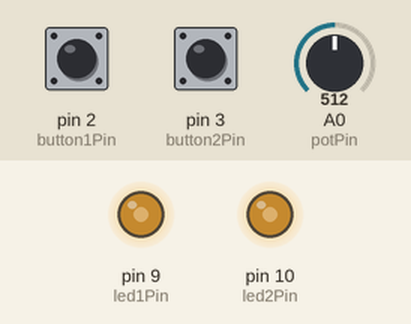
Simulated run of this sketch. Board: Arduino Uno, built with avr-gcc and run on an emulated ATmega328P. On the bench: output pins drawn as LEDs (lit = HIGH). Dashed ring = blinking. Inputs (shaded band) come from the test bench; at power-on: pin 2 (button1Pin) HIGH, pin 3 (button2Pin) HIGH, A0 (potPin) = 512.

Above: at 1.2 s.
1.3 s: pin 2 (button1Pin) pulled LOW for 0.15 s
At 1.8 s:
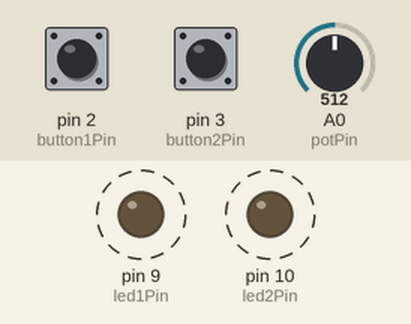
4.3 s: pin 3 (button2Pin) pulled LOW for 0.15 s
At 7.34 s:
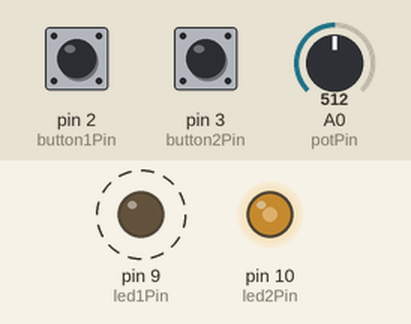
7.4 s: A0 (potPin) set to 716
At 8.6 s:
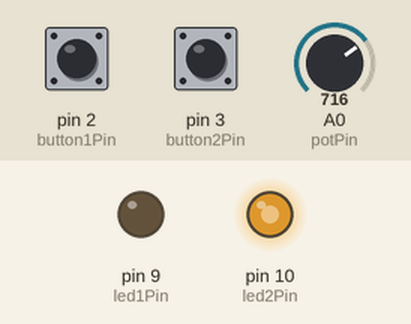
8.9 s: A0 (potPin) set to 900
At 9.9 s:
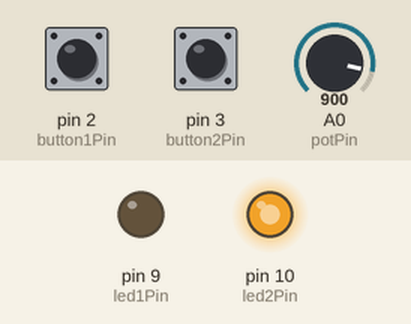
10.4 s: pin 2 (button1Pin) pulled LOW for 1 s
At 11.1 s:
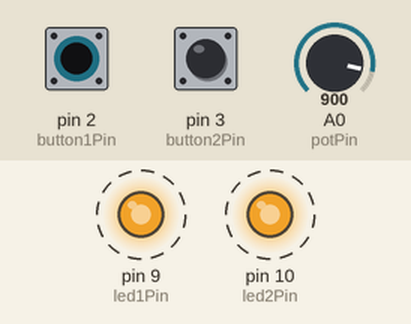
13.4 s: A0 (potPin) set to 122
At 14.5 s:
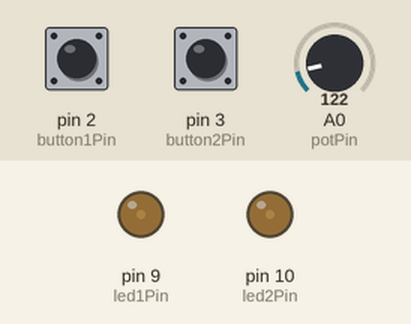
Timing chart, 0 to 15.9 s (numbered marks = the images above; inputs shaded):
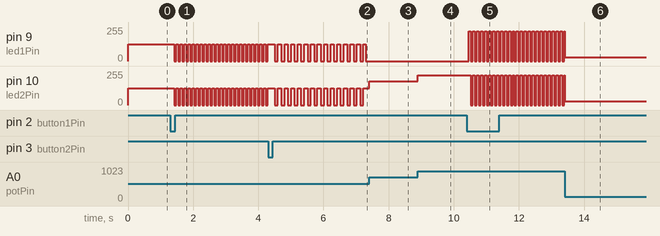

The sketch:

LEDARDUINO.ino
```cpp
int potPin = A0;

int led1Pin = 9;
int led2Pin = 10;

int button1Pin = 2;
int button2Pin = 3;

enum Mode { NORMAL, FLICKER, STROBE_HOLD };
Mode currentMode = NORMAL;

unsigned long modeStartTime = 0;
unsigned long lastToggle = 0;
bool ledState = false;

bool lastB1 = HIGH;
bool lastB2 = HIGH;

void setup() {
  pinMode(led1Pin, OUTPUT);
  pinMode(led2Pin, OUTPUT);

  pinMode(button1Pin, INPUT_PULLUP);
  pinMode(button2Pin, INPUT_PULLUP);
}

void loop() {
  readButtons();

  int potValue = analogRead(potPin);
  int brightness = map(potValue, 0, 1023, 0, 255);

  switch (currentMode) {
    case NORMAL:
      analogWrite(led1Pin, brightness);
      analogWrite(led2Pin, brightness);
      break;

    case FLICKER:
      runBlinkMode(60, brightness, false);
      break;

    case STROBE_HOLD:
      runBlinkMode(100, brightness, true);
      break;
  }
}

void readButtons() {
  bool b1 = digitalRead(button1Pin);
  bool b2 = digitalRead(button2Pin);

  if (lastB1 == HIGH && b1 == LOW) {
    currentMode = FLICKER;
    modeStartTime = millis();
    lastToggle = millis();
    ledState = false;
  }
  lastB1 = b1;

  if (lastB2 == HIGH && b2 == LOW) {
    currentMode = STROBE_HOLD;
    modeStartTime = millis();
    lastToggle = millis();
    ledState = false;
  }
  lastB2 = b2;
}

void runBlinkMode(int interval, int brightness, bool holdAfter) {
  unsigned long now = millis();
  unsigned long elapsed = now - modeStartTime;

  // Blink for 3 seconds
  if (elapsed < 3000) {
    if (now - lastToggle > interval) {
      lastToggle = now;
      ledState = !ledState;

      analogWrite(led1Pin, ledState ? brightness : 0);
      analogWrite(led2Pin, ledState ? brightness : 0);
    }
    return;
  }

  // After 3 seconds:
  if (holdAfter) {
    // Strobe/Hold: LED1 off, LED2 held at brightness
    analogWrite(led1Pin, 0);
    analogWrite(led2Pin, brightness);
  } else {
    // Flicker ends → return to normal
    currentMode = NORMAL;
  }
}

/* int potPin = A0;

int led1Pin = 9;
int led2Pin = 10;

int button1Pin = 2;
int button2Pin = 3;

enum Mode { NORMAL, FLICKER, STROBE_HOLD };
Mode currentMode = NORMAL;

unsigned long modeStartTime = 0;
unsigned long lastToggle = 0;
bool ledState = false;

bool lastB1 = HIGH;
bool lastB2 = HIGH;

void setup() {
  pinMode(led1Pin, OUTPUT);
  pinMode(led2Pin, OUTPUT);

  pinMode(button1Pin, INPUT_PULLUP);
  pinMode(button2Pin, INPUT_PULLUP);
}

void loop() {
  readButtons();

  int potValue = analogRead(potPin);
  int brightness = map(potValue, 0, 1023, 0, 255);

  switch (currentMode) {
    case NORMAL:
      analogWrite(led1Pin, brightness);
      analogWrite(led2Pin, brightness);
      break;

    case FLICKER:
      runBlinkMode(60, brightness, false);
      break;

    case STROBE_HOLD:
      runBlinkMode(100, brightness, true);
      break;
  }
}

void readButtons() {
  static unsigned long lastDebounce = 0;
  if (millis() - lastDebounce < 50) return;

  bool b1 = digitalRead(button1Pin);
  bool b2 = digitalRead(button2Pin);

  if (lastB1 == HIGH && b1 == LOW) {
    currentMode = FLICKER;
    modeStartTime = millis();
    lastDebounce = millis();
  }

  if (lastB2 == HIGH && b2 == LOW) {
    currentMode = STROBE_HOLD;
    modeStartTime = millis();
    lastDebounce = millis();
  }

  lastB1 = b1;
  lastB2 = b2;
}

void runBlinkMode(int interval, int brightness, bool holdAfter) {
  unsigned long now = millis();
  unsigned long elapsed = now - modeStartTime;

  // Blink for 3 seconds
  if (elapsed < 3000) {
    if (now - lastToggle > interval) {
      lastToggle = now;
      ledState = !ledState;

      analogWrite(led1Pin, ledState ? brightness : 0);
      analogWrite(led2Pin, ledState ? brightness : 0);
    }
    return;
  }

  // After 3 seconds:
  if (holdAfter) {
    // Strobe/Hold: LED1 off, LED2 held at brightness
    analogWrite(led1Pin, 0);
    analogWrite(led2Pin, brightness);
  } else {
    // Flicker ends → return to normal
    currentMode = NORMAL;
  }
}
*/
```

Measured:
- after the input at 1.3 s, pin 9 (led1Pin), pin 10 (led2Pin): alternates 127/255 for 0.06 s and 0/255 for 0.06 s, starting after 0.12 s
- after the input at 4.3 s, pin 9 (led1Pin), pin 10 (led2Pin): alternates 127/255 for 0.10 s and 0/255 for 0.10 s, starting after 0.20 s
- after the input at 7.4 s, pin 10 (led2Pin): 127/255 → 178/255 at once
- after the input at 8.9 s, pin 10 (led2Pin): 178/255 → 224/255 at once
- after the input at 10.4 s, pin 9 (led1Pin): alternates 224/255 for 0.06 s and 0/255 for 0.06 s, starting after 0.06 s; pin 10 (led2Pin): alternates 224/255 for 0.06 s and 0/255 for 0.06 s, starting after 0.12 s
- after the input at 13.4 s, pin 9 (led1Pin), pin 10 (led2Pin): 224/255 → 30/255 at once
